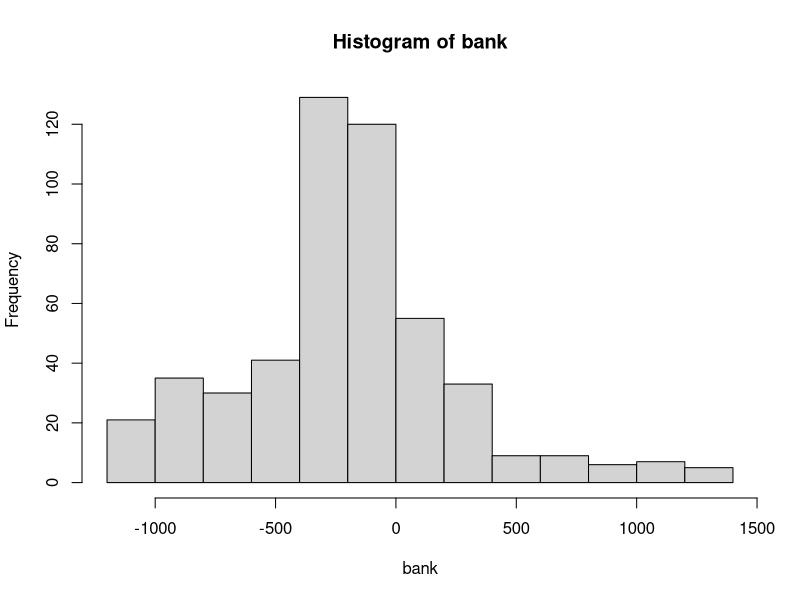
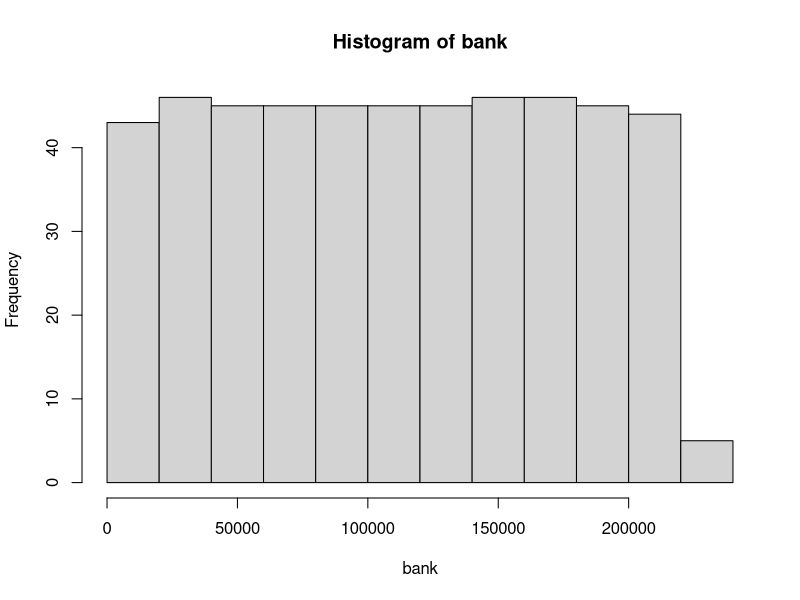

Write the R code that produced these figures, in order.
## ---- chunk 1
knitr::opts_chunk$set(echo = TRUE)
require(tidyverse)
require(tidyverse)
require(knitr)
## ---- chunk 2
setsize = 35
odds = 4.35
bank=numeric()
## ---- chunk 3
bdays<-1:365
class<-sample(bdays,size = setsize, replace = TRUE,prob = NULL)
sort(class)
betwin <-unique(class)
brownlowbux=0
nCLASS=1000
## ---- chunk 4
for(j in 1:500){
for (i in 1:nCLASS){
class<-sample(bdays,size = setsize, replace = TRUE,prob = NULL)
length(class)
betwin = unique(class)
length(betwin)
brwnlowbux <-if(length(class)-length(betwin)>0)brownlowbux=brownlowbux+1 else brownlowbux=brownlowbux-odds
}
bank[j]= brownlowbux}
## ---- chunk 5
hist(bank)
## ---- chunk 6
setsize = 35
odds = 2.0
bank=numeric()
## ---- chunk 7
bdays<-1:365
class<-sample(bdays,size = setsize, replace = TRUE,prob = NULL)
sort(class)
betwin <-unique(class)
brownlowbux=0
nCLASS=1000
## ---- chunk 8
for(j in 1:500){
for (i in 1:nCLASS){
class<-sample(bdays,size = setsize, replace = TRUE,prob = NULL)
length(class)
betwin = unique(class)
length(betwin)
brwnlowbux <-if(length(class)-length(betwin)>0)brownlowbux=brownlowbux+1 else brownlowbux=brownlowbux-odds
}
bank[j]= brownlowbux}
## ---- chunk 9
hist(bank)
